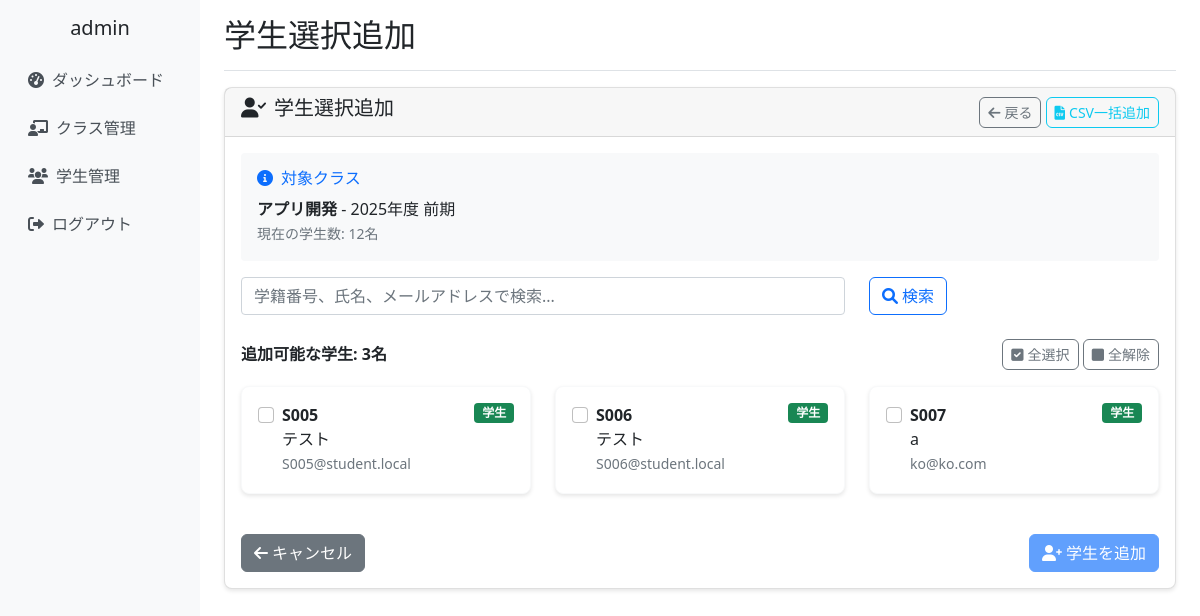
The page /classes/1/students/select/ (signed in) on the database as committed earlier.
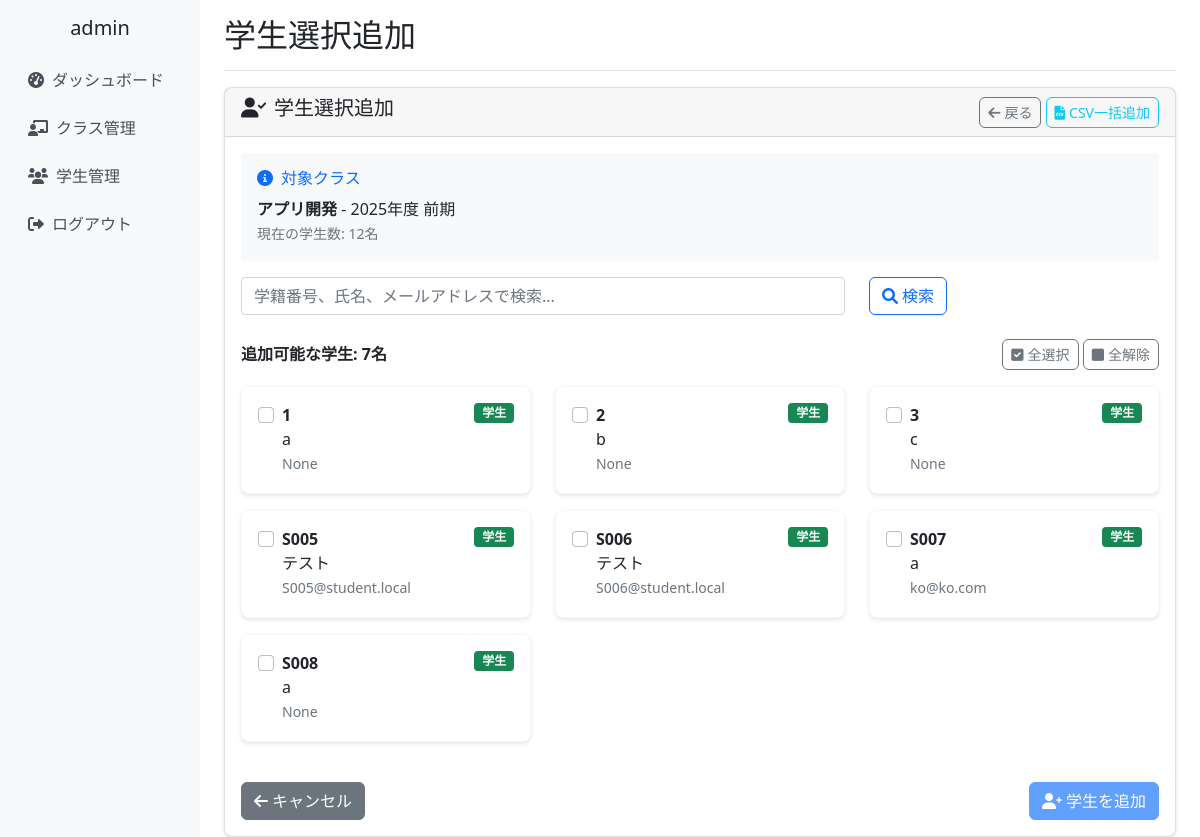
The same page on the database as committed later.
### school_management/models.py (models this page shows, shortened)
class CustomUser(AbstractUser):
    ROLE_CHOICES = [
        ('admin', '管理者'),
        ('teacher', '教員'),
        ('student', '学生'),
    ]
    username = None  # usernameフィールドを無効化
    email = models.EmailField(unique=True, null=True, blank=True)
    full_name = models.CharField(max_length=100, verbose_name='氏名')
    furigana = models.CharField(max_length=100, blank=True, verbose_name='ふりがな')
    points = models.IntegerField(default=0, verbose_name='ポイント')
    role = models.CharField(
        max_length=10,
        choices=ROLE_CHOICES,
        default='student',
        verbose_name='役割'
    )
    student_number = models.CharField(max_length=20, blank=True, verbose_name='学籍番号')
    teacher_id = models.CharField(max_length=20, blank=True, verbose_name='教員ID')
    created_at = models.DateTimeField(auto_now_add=True, verbose_name='登録日時')
    updated_at = models.DateTimeField(auto_now=True, verbose_name='更新日時')
    groups = models.ManyToManyField(
        'auth.Group',
        verbose_name='groups',
        blank=True,
        help_text='The groups this user belongs to.',
        related_name="customuser_set",
        related_query_name="customuser",
    )
    user_permissions = models.ManyToManyField(
        'auth.Permission',
        verbose_name='user permissions',
        blank=True,
        help_text='Specific permissions for this user.',
        related_name="customuser_set",
        related_query_name="customuser",
    )
    USERNAME_FIELD = 'email'
    REQUIRED_FIELDS = ['full_name']
    objects = CustomUserManager()
    class Meta:
        verbose_name = 'ユーザー'
        verbose_name_plural = 'ユーザー'

### school_management/views.py (the view, shortened to what this page needs)
# urls.py: path('classes/<int:class_id>/students/select/', views.bulk_student_add, name='class_student_select'),
@login_required
def bulk_student_add(request, class_id):
    classroom = get_object_or_404(ClassRoom, id=class_id, teachers=request.user)
    existing_student_ids = classroom.students.values_list('id', flat=True)
    available_students = CustomUser.objects.filter(
        role='student',
        student_number__isnull=False,
        student_number__gt=''
    ).exclude(id__in=existing_student_ids).order_by('student_number')
    search_query = request.GET.get('search', '')
    if search_query:
        available_students = available_students.filter(
            Q(student_number__icontains=search_query) |
            Q(full_name__icontains=search_query) |
            Q(email__icontains=search_query)
        )
    context = {
        'classroom': classroom,
        'available_students': available_students,
        'search_query': search_query,
    }
    return render(request, 'school_management/class_student_select.html', context)

### school_management/templates/school_management/class_student_select.html (shortened to what the changed rows need)
{% extends 'school_management/base.html' %}
{% block page_title %}学生選択追加{% endblock %}
{% block content %}
<div class="row">
    <div class="col-12">
        <div class="card">
            <div class="card-body">
                <form method="post" id="studentSelectForm">
                    {% if available_students %}
                    <div class="mb-3 d-flex justify-content-between align-items-center">
                        <div>
                            <strong>追加可能な学生: {{ available_students.count }}名</strong>
                        </div>
                        <div>
                            <button type="button" class="btn btn-sm btn-outline-secondary" onclick="selectAll()">
                                <i class="fas fa-check-square me-1"></i>全選択
                            </button>
                            <button type="button" class="btn btn-sm btn-outline-secondary" onclick="deselectAll()">
                                <i class="fas fa-square me-1"></i>全解除
                            </button>
                        </div>
                    </div>
                    <div class="row">
                        {% for student in available_students %}
                        <div class="col-md-6 col-lg-4 mb-3">
                            <div class="card border-light">
                                <div class="card-body p-3">
                                    <div class="form-check">
                                        <input class="form-check-input" type="checkbox"
                                               name="selected_students" value="{{ student.id }}"
                                               id="student_{{ student.id }}">
                                        <label class="form-check-label w-100" for="student_{{ student.id }}">
                                            <div class="d-flex justify-content-between align-items-start">
                                                <div>
                                                    <strong>{{ student.student_number }}</strong>
                                                    <br>{{ student.full_name }}
                                                    <br><small class="text-muted">{{ student.email }}</small>
                                                </div>
                                                <span class="badge bg-success">学生</span>
                                            </div>
                                        </label>
                                    </div>
                                </div>
                            </div>
                        </div>
                        {% endfor %}
                    </div>
                    <div class="d-flex justify-content-between mt-4">
                        <a href="{% url 'school_management:class_detail' classroom.id %}" class="btn btn-secondary">
                            <i class="fas fa-arrow-left me-1"></i>キャンセル
                        </a>
                        <button type="submit" class="btn btn-primary" id="submitBtn" disabled>
                            <i class="fas fa-user-plus me-1"></i><span id="submitText">学生を追加</span>
                        </button>
                    </div>
                    {% endif %}
                </form>
            </div>
        </div>
    </div>
</div>
{% endblock %}

Rows that differ between the two databases and show on the page:
added CustomUser: student_number "1", full_name "a", email "None"
added CustomUser: student_number "2", full_name "b", email "None"
added CustomUser: student_number "3", full_name "c", email "None"
added CustomUser: student_number "S008", full_name "a", email "None"
Other text that changed with them:
{{ available_students.count }}: "3" → "7"
